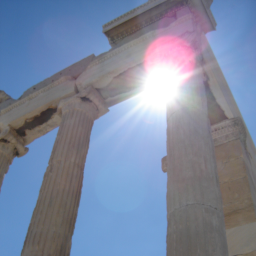
#> input picture BIG_DATA/wz6/test.png, 256 x 256 px
$ python zad.py
#> lines starting #> are read from the running program, lines starting #| are printed output that depends on the picture
# kafelkarz
from PIL import Image

img= Image.open("test.png")
#> img is the input picture: PIL image 256x256 RGB; mean R, G, B 123.9, 134.7, 158
pixels=img.load()
cols,rows=img.size
#> cols = 256; rows = 256
tSize= 8 # rozmiar pojedynczego kafelka
s=tSize*tSize

for i in range((int)(cols/tSize)):
    for j in range((int)(rows/tSize)):
        r,g,b =(0,0,0)
        for x in range(tSize):
            for y in range(tSize):
                rPx,gPx,bPx=pixels[i*tSize+x,j*tSize+y]
                r+=rPx
                g+=gPx
                b+=bPx

        r=(int)(r/s)
        g=(int)(g/s)
        b=(int)(b/s)

        for x in range(tSize):
            for y in range(tSize):
                pixels[i*tSize+x,j*tSize+y]=(r,g,b)

img.save(f"tile_{tSize}.png")
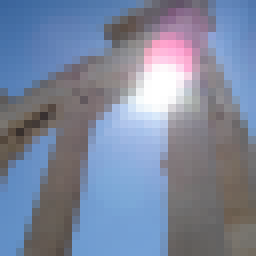
#> saved as tile_8.png: PIL image 256x256 RGB; mean R, G, B 123.4, 134.2, 157.5


#img.show()
